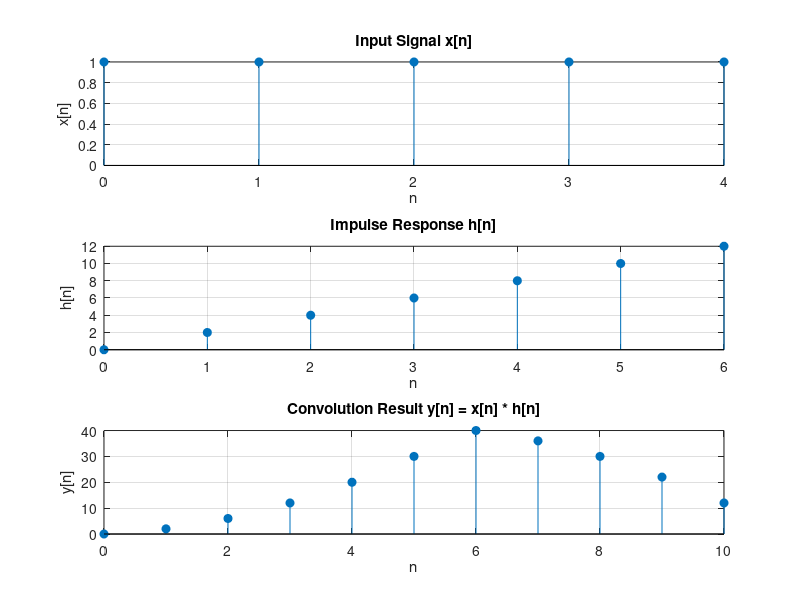

Here is the MATLAB script that generated this plot:
% Define the sequences
x = ones(1, 5);  % x[n] = 1 for 0 <= n <= 4
n_x = 0:4;  % Indices for x[n]
 
h = 2 * (0:6);  % h[n] = 2n for 0 <= n <= 6
n_h = 0:6;  % Indices for h[n]
 
% Perform the convolution
y = conv(x, h);
 
% Define the time indices for the result
n_y = 0:(length(x) + length(h) - 2);
 
% Plot the input signals and the convolution result
figure;
 
% Plot x[n]
subplot(3, 1, 1);
stem(n_x, x, 'filled');
title('Input Signal x[n]');
xlabel('n');
ylabel('x[n]');
grid on;
 
% Plot h[n]
subplot(3, 1, 2);
stem(n_h, h, 'filled');
title('Impulse Response h[n]');
xlabel('n');
ylabel('h[n]');
grid on;
 
% Plot the convolution result y[n]
subplot(3, 1, 3);
stem(n_y, y, 'filled');
title('Convolution Result y[n] = x[n] * h[n]');
xlabel('n');
ylabel('y[n]');
grid on;
 
% Display the convolution result
disp('Convolution result y[n]:');
disp(y);

